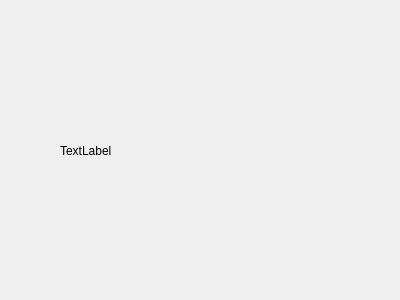
<?xml version="1.0" encoding="UTF-8"?>
<ui version="4.0">
 <class>Dialog</class>
 <widget class="QDialog" name="Dialog">
  <property name="geometry">
   <rect>
    <x>0</x>
    <y>0</y>
    <width>400</width>
    <height>300</height>
   </rect>
  </property>
  <property name="windowTitle">
   <string>Dialog</string>
  </property>
  <widget class="QLabel" name="label">
   <property name="geometry">
    <rect>
     <x>60</x>
     <y>40</y>
     <width>291</width>
     <height>221</height>
    </rect>
   </property>
   <property name="text">
    <string>TextLabel</string>
   </property>
  </widget>
 </widget>
 <layoutdefault spacing="6" margin="11"/>
 <resources/>
 <connections/>
</ui>
